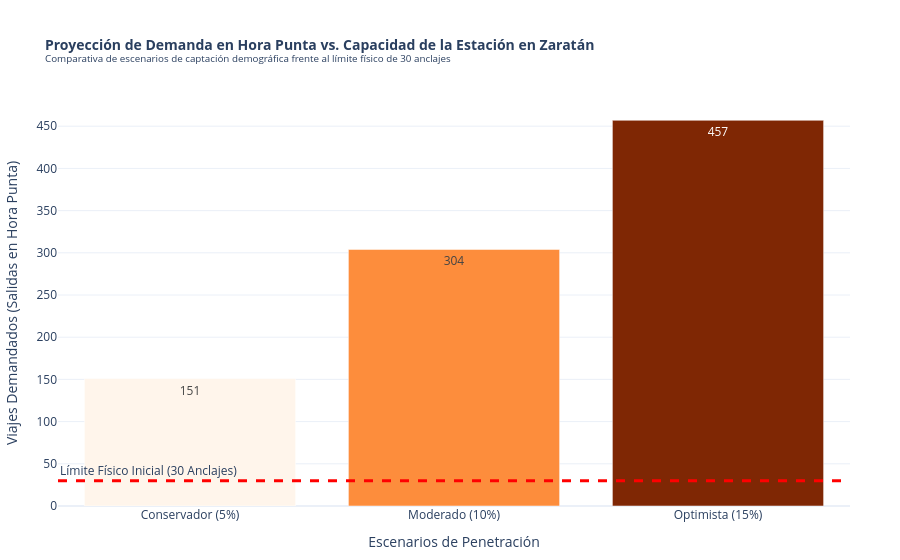

The code cell stored with this chart in its notebook:
### Code cell
#PROYECCIÓN DE VIAJES Y CAPACIDAD PARA ZARATÁN 
#Objetivo: calcular número de viajes diarios que esta población puede generar potencialmente 
#y contrastarlo con la capacidad logística calculada previamente (30 anclajes)
#Tres escenarios de penetración de mercado sobre el volumen de usuarios: 4358 personas,
#con una frecuencia de uso de 2 viajes diarios por usuario activo (trayecto ida y vuelta)

#DEMANDA DIARIA 

import pandas as pd
import plotly.express as px

#Modelo demográfico de Zaratán 
población_objetivo = 4358
viajes_por_usuario = 2
capacidad_estacion_estimada = 30

escenarios_datos = {
    "Escenario": ["Conservador (5%)", "Moderado (10%)", "Optimista (15%)"],
    "Usuarios_Activos": [int(población_objetivo * 0.05), int(población_objetivo * 0.10), int(población_objetivo * 0.15)],
}
df_escenarios = pd.DataFrame(escenarios_datos)
# Proyección de viajes totales generados en el municipio (día laborable)
df_escenarios["Viajes_Diarios_Totales"] = df_escenarios["Usuarios_Activos"] * viajes_por_usuario
# Asumiendo que la hora punta (mañana) concentra un gran porcentaje de viajes de salida destino Valladolid 
df_escenarios["Demanda_Hora_Punta_Salida"] = (df_escenarios["Viajes_Diarios_Totales"] * 0.35).astype(int)

#Gráfico de barras interactivo: estrés logístico 
fig_estres = px.bar(
    df_escenarios,
    x="Escenario",
    y="Demanda_Hora_Punta_Salida",
    title="<b>Proyección de Demanda en Hora Punta vs. Capacidad de la Estación en Zaratán</b><br><sup>Comparativa de escenarios de captación demográfica frente al límite físico de 30 anclajes</sup>",
    labels={"Demanda_Hora_Punta_Salida": "Viajes Demandados (Salidas en Hora Punta)", "Escenario": "Escenarios de Penetración"},
    color="Demanda_Hora_Punta_Salida",
    color_continuous_scale=px.colors.sequential.Oranges,
    text_auto=True
)
#Línea roja que represneta la capacidad física de la estación 
fig_estres.add_hline(
    y=capacidad_estacion_estimada,
    line_dash="dash",
    line_color="red",
    line_width=3,
    annotation_text=f"Límite Físico Inicial ({capacidad_estacion_estimada} Anclajes)",
    annotation_position="top left"
)

fig_estres.update_layout(
    template="plotly_white",
    title_font_size=14,
    coloraxis_showscale=False,
    margin=dict(l=50, r=50, t=100, b=50)
)

fig_estres.show()

### Figure 1 — Plotly figure (JSON) as saved in the notebook; plotly's stock layout.template omitted (floating-point values rounded to 4 significant figures)
{"data": [{"hovertemplate": "Escenarios de Penetración=%{x}<br>Viajes Demandados (Salidas en Hora Punta)=%{marker.color}<extra></extra>", "legendgroup": "", "marker": {"color": [151, 304, 457], "coloraxis": "coloraxis", "pattern": {"shape": ""}}, "name": "", "orientation": "v", "showlegend": false, "textposition": "auto", "texttemplate": "%{y}", "type": "bar", "x": ["Conservador (5%)", "Moderado (10%)", "Optimista (15%)"], "xaxis": "x", "y": [151, 304, 457], "yaxis": "y"}], "layout": {"annotations": [{"showarrow": false, "text": "Límite Físico Inicial (30 Anclajes)", "x": 0, "xanchor": "left", "xref": "x domain", "y": 30, "yanchor": "bottom", "yref": "y"}], "barmode": "relative", "coloraxis": {"autocolorscale": false, "colorbar": {"title": {"text": "Viajes Demandados (Salidas en Hora Punta)"}}, "colorscale": [[0, "rgb(255,245,235)"], [0.125, "rgb(254,230,206)"], [0.25, "rgb(253,208,162)"], [0.375, "rgb(253,174,107)"], [0.5, "rgb(253,141,60)"], [0.625, "rgb(241,105,19)"], [0.75, "rgb(217,72,1)"], [0.875, "rgb(166,54,3)"], [1, "rgb(127,39,4)"]], "showscale": false}, "legend": {"tracegroupgap": 0}, "margin": {"b": 50, "l": 50, "r": 50, "t": 100}, "shapes": [{"line": {"color": "red", "dash": "dash", "width": 3}, "type": "line", "x0": 0, "x1": 1, "xref": "x domain", "y0": 30, "y1": 30, "yref": "y"}], "title": {"font": {"size": 14}, "text": "<b>Proyección de Demanda en Hora Punta vs. Capacidad de la Estación en Zaratán</b><br><sup>Comparativa de escenarios de captación demográfica frente al límite físico de 30 anclajes</sup>"}, "xaxis": {"anchor": "y", "domain": [0, 1], "title": {"text": "Escenarios de Penetración"}}, "yaxis": {"anchor": "x", "domain": [0, 1], "title": {"text": "Viajes Demandados (Salidas en Hora Punta)"}}}}
